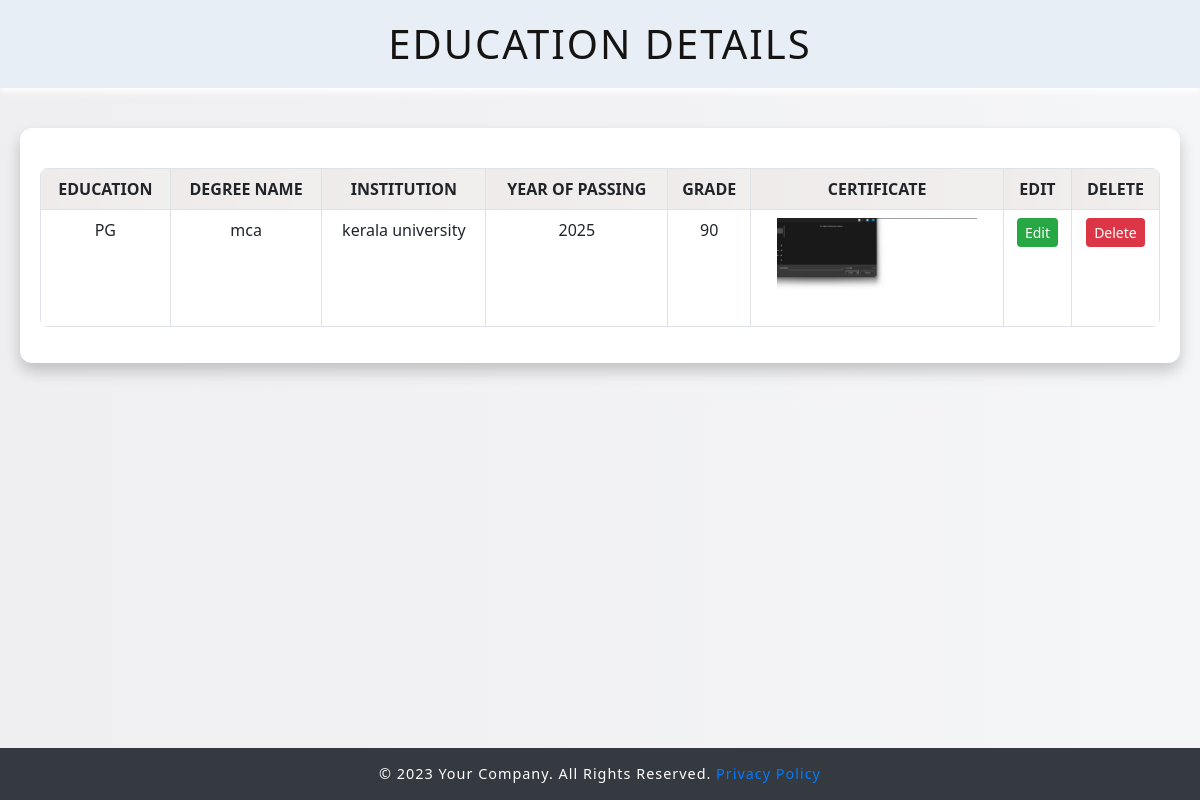
/education_details_view/ (signed in), run on an earlier commit of the app's database.
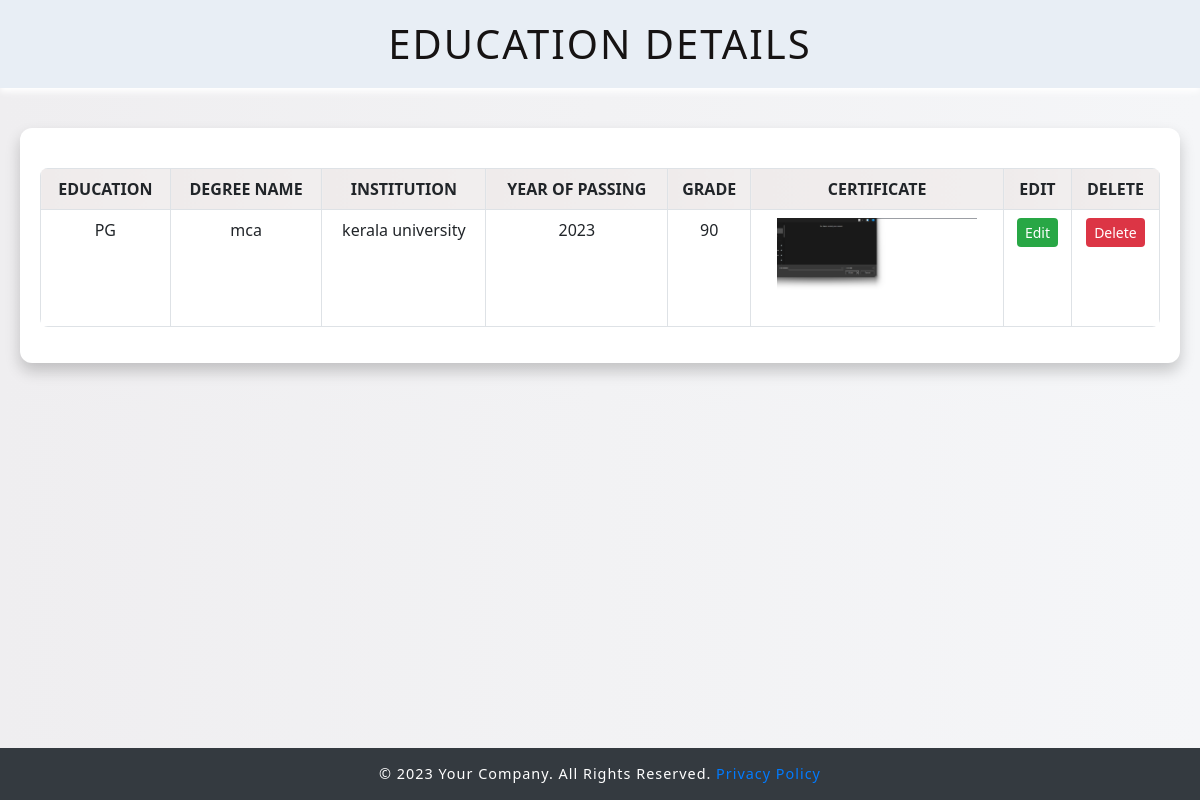
And on a later commit of the database.
### Dataapp/models.py (models this page shows, shortened)
class EducationDetail(models.Model):
    DEGREE_LEVEL_CHOICES = [
        ('10th', '10th'),
        ('12th', '12th'),
        ('UG', 'Undergraduate'),
        ('PG', 'Postgraduate'),
        ('Other', 'Other'),
    ]
    file=models.FileField(upload_to='education_files/',null=True, blank=True)
    degree_level = models.CharField(max_length=10, choices=DEGREE_LEVEL_CHOICES)
    degree_name = models.CharField(max_length=100)
    institution = models.CharField(max_length=200)
    year_of_passing = models.PositiveIntegerField()
    grade_or_percentage = models.CharField(max_length=20)
    login=models.ForeignKey(User, on_delete=models.CASCADE)

### Dataapp/views.py (the view)
# urls.py: path('education_details_view/',views.education_details_view,name='education_details_view'),
def education_details_view(request):
    log=request.session['user_id']
    var=get_object_or_404(User,login_id=log)
    users=EducationDetail.objects.filter(login_id=var)
    return render(request,'user/education_details_view.html',{'users':users})

### Dataapp/templates/user/education_details_view.html (shortened to what this page needs)
<!DOCTYPE html>
<html lang="en">
<head>
    <link href="https://cdn.jsdelivr.net/npm/bootstrap@5.3.0/dist/css/bootstrap.min.css" rel="stylesheet">
</head>
<body>
    <header>
        <h1>Education Details</h1>
    </header>
    <main>
        <div class="table-container">
            <table class="table table-bordered table-hover">
                <thead>
                    <tr>
                        <th class="text-center">Education</th>
                        <th class="text-center">Degree Name </th>
                        <th class="text-center">Institution</th>
                        <th class="text-center">Year of passing </th>
                        <th class="text-center">grade</th>
                        <th class="text-center">Certificate</th>
                        <th class="text-center">Edit</th>
                        <th class="text-center">Delete</th>
                    </tr>
                </thead>
                <tbody>
                    {% for user in users %}
                    <tr>
                        <td>{{ user.degree_level}}</td>
                        <td>{{ user.degree_name}}</td>
                        <td>{{ user.institution}}</td>
                        <td>{{ user.year_of_passing}}</td>
                        <td>{{ user.grade_or_percentage}}</td>
                        <td><img src="{{ user.file.url }}" alt="" height="100px" width="200px"></td>
                        <td><a href="{% url 'edu_edit' user.id %}" class="btn btn-success btn-sm">Edit</a></td>
                        <td><a href="{% url 'edu_del' user.id %}" class="btn btn-danger btn-sm">Delete</a></td>
                    </tr>
                    {% endfor %}
                </tbody>
            </table>
        </div>
    </main>
    <footer>
        &copy; 2023 Your Company. All Rights Reserved. <a href="#">Privacy Policy</a>
    </footer>
</body>
</html>

What changed in the data, as far as the page shows it:
changed EducationDetail "PG": year_of_passing "2025" → "2023"
